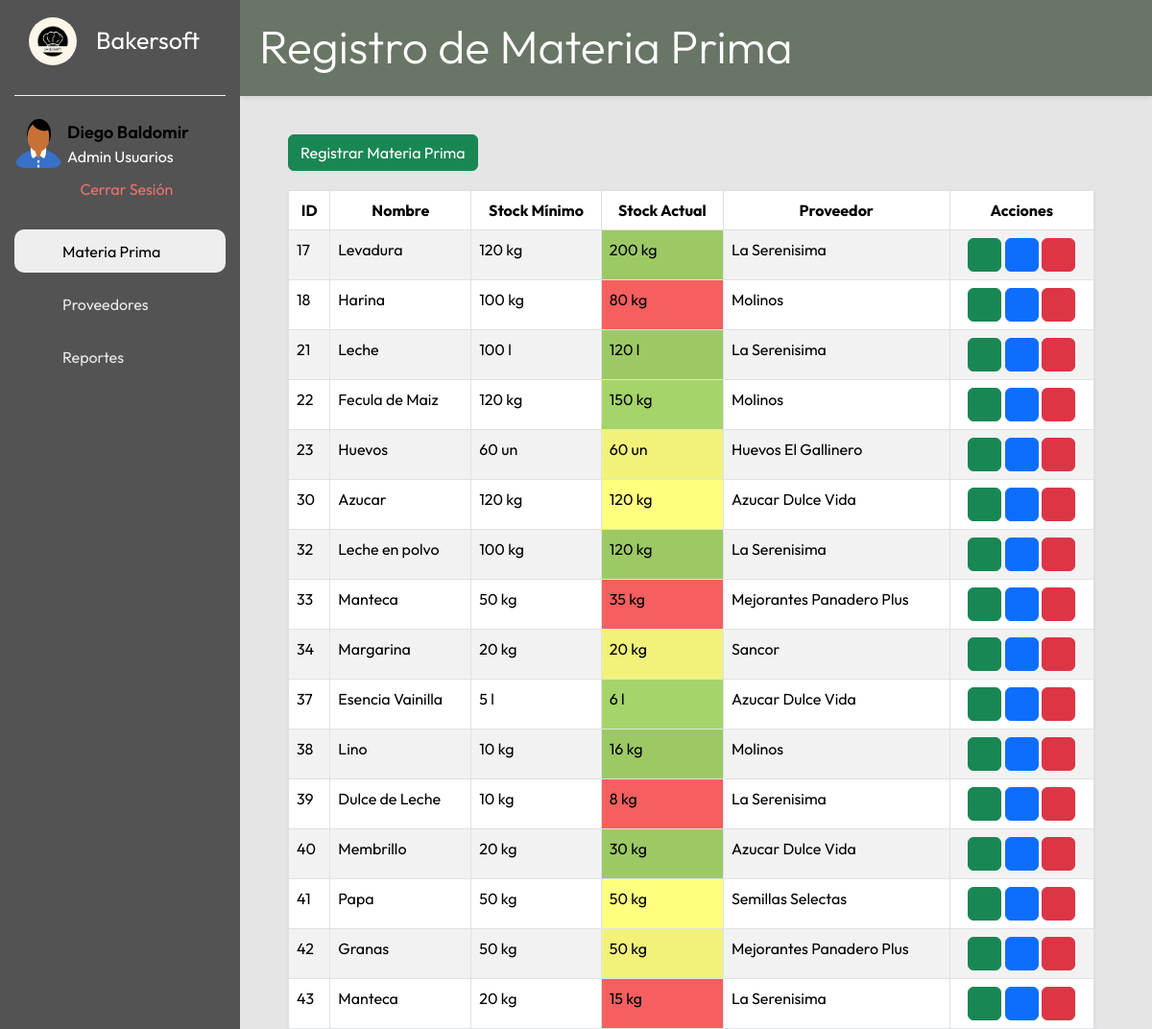
Page /bakersoft/materiaprima/vista/index.php (signed in) on the earlier database version.
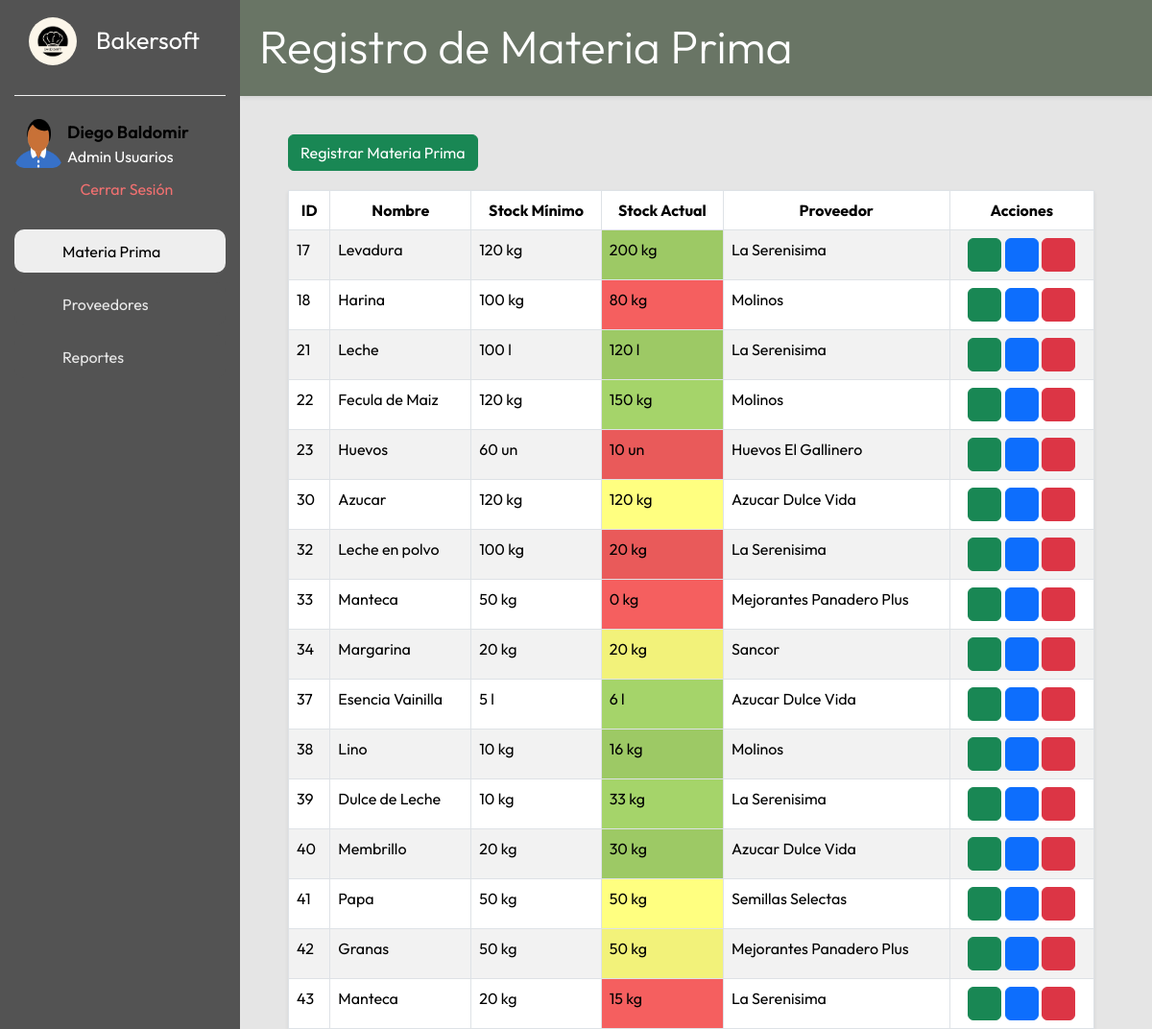
Same page on the later database version.
### tables this page shows
CREATE TABLE materiaprima (
  id int NOT NULL,
  nombre varchar(100) NOT NULL,
  lote varchar(30) NOT NULL,
  unidad_medida varchar(10) NOT NULL,
  es_perecedero tinyint(1) NOT NULL DEFAULT '0',
  fecha_vencimiento date DEFAULT NULL,
  stockminimo int NOT NULL,
  stockactual int NOT NULL,
  proveedor int DEFAULT NULL,
  estado varchar(10) NOT NULL,
  categoriaMP int NOT NULL
);

CREATE TABLE proveedor (
  id_proveedor int NOT NULL,
  nombre varchar(100) NOT NULL,
  email varchar(50) NOT NULL,
  telefono varchar(20) NOT NULL,
  calle varchar(100) NOT NULL,
  altura int NOT NULL,
  provincia int NOT NULL,
  localidad int NOT NULL,
  estado varchar(20) NOT NULL
);

### Bakersoft/config/bd.php (called while the page is built)
<?php
class bd {
    private $host;
    private $dbname;
    private $user;
    private $password;
    function __construct(){
        $this->host = "localhost";
        $this->dbname = "bakersoft";
        $this->user = "root";
        $this->password = "";
    }
    public function conexion(){
    try{
        $PDO = new PDO("mysql:host=".$this->host.";dbname=".$this->dbname,$this->user,$this->password);
        return $PDO;
    }catch(PDOexception $ex){
        return $ex->getMessage();
    }
    }
}
?>

### Bakersoft/materiaprima/controlador/controladorMP.php (called while the page is built, shortened)
<?php
class controladorMP{
    private $modelo;
    public function __construct(){
        require_once("../modelo/modeloMP.php");
        $this->modelo = new modeloMP();
    }
    public function mostrarTodos(){
        return ($this->modelo->listarTodos() ? $this->modelo->listarTodos() : false);
    }
    public function consultaProveedor($id_proveedor){
        $consulta = $this->modelo->traeProveedor($id_proveedor);
        return $consulta;
    }
}
?>

### Bakersoft/materiaprima/modelo/modeloMP.php (called while the page is built, shortened)
<?php
class modeloMP {
    private $PDO;
    public function __construct(){
        require_once("../../config/bd.php");
        $con = new bd();
        $this->PDO = $con->conexion();
    }
    public function listarTodos(){
        $consulta = $this->PDO->prepare("SELECT * FROM materiaprima");
        return ($consulta->execute()) ? $consulta->fetchAll() : false;
    }
    public function traeProveedor($id){
        $consulta = $this->PDO->prepare("SELECT * FROM proveedor WHERE id_proveedor = :id");
        $consulta->bindParam(":id",$id);
        return ($consulta->execute()) ? $consulta->fetchAll() : false;
    }
}
?>

### Bakersoft/materiaprima/vista/index.php (the view, shortened to what this page needs)
<?php
    include_once("head/head.php");
    require_once("../controlador/controladorMP.php");
    $obj = new controladorMP();
    $filas = $obj->mostrarTodos();
?>
<div class="titulo-contenido shadow-sm"><h1 class="display-5">Registro de Materia Prima</h1></div>
<div class="contenido-principal">
    <div class="encabezado-tabla">
        <div>
            <button type="button" class="btn btn-success" data-bs-toggle="modal" data-bs-target="#registrarMP">
                Registrar Materia Prima
            </button>
        </div>
    </div>
    <div class="contenido">
        <div class="tabla-empleados">
            <table id="MP-lista" class="shadow-sm table table-striped table-hover table-bordered">
                <thead class="thead-dark">
                    <tr class="text-center">
                        <th scope="col">ID</th>
                        <th scope="col">Nombre</th>
                        <th scope="col">Stock Mínimo</th>
                        <th scope="col">Stock Actual</th>
                        <th scope="col">Proveedor</th>
                        <th scope="col">Acciones</th>
                    </tr>
                </thead>
                <tbody>
                    <?php if($filas): ?>
                    <?php foreach ($filas as $regmp){?>
                    <tr>
                        <td><?php echo $regmp['id'];?></td>
                        <td><?php echo $regmp['nombre'];?></td>
                        <td><?php echo $regmp['stockminimo'].' '.$regmp['unidad_medida'];?></td>
                        <td style="background-color: <?php if ($regmp['stockactual'] < $regmp['stockminimo']){
                            echo "#f55f5f";
                        }else if ($regmp['stockactual']==$regmp['stockminimo']){
                            echo "#ffff80";
                        } else {echo "#a5d46a";}
                     ?>"
                        ><?php echo $regmp['stockactual'].' '.$regmp['unidad_medida'];?></td>
                        <td><?php $prove = $obj->consultaProveedor($regmp['proveedor']);
                        echo $prove[0]['nombre'];
                        ?></td>
                        <td class="text-center">
                        <button class="btn btn-success verMPbtn" title="Consultar Materia Prima">
                            </button>
                            <button class="btn btn-primary editbtn" title="Editar Materia Prima">
                            </button>
                            <button class="btn btn-danger deletebtn" title="Eliminar Materia Prima">
                            </button>
                        </td>
                        <?php }  ?>
                        <?php else: ?>
                    <tr>
                        <td colspan="5" class="text-center">No existen registros para mostrar</td>
                    </tr>
                    <?php endif; ?>
                </tbody>
            </table>
        </div>
    </div>
    <?php
    require_once("foot/foot.php")
?>

Differences in the rows shown:
changed materiaprima "Huevos": stockactual "60" → "10"
changed materiaprima "Leche en polvo": stockactual "120" → "20"
changed materiaprima id 33: stockactual "35" → "0"
changed materiaprima "Dulce de Leche": stockactual "8" → "33"
